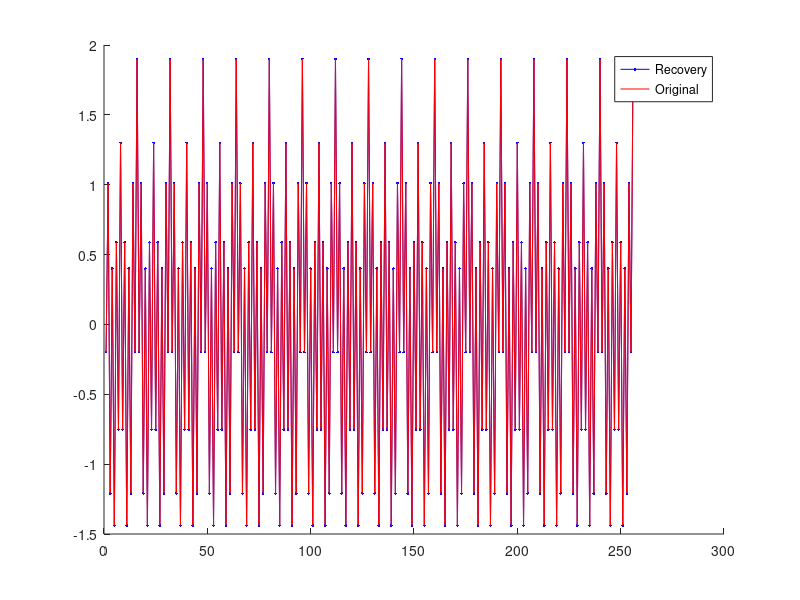

Write the MATLAB code that produced this figure.
%  1-D Orthogonal Matching Pursuit
%  meaturement M>=K*log(N/K), K is sparsity, N is signal length
% [redacted]
% [redacted]

clc;clear

% Generate Signal
K=7;        
N=256;   
M=64;     % M>=K*log(N/K), > 40
f1=50;    
f2=100;   
f3=200;   
f4=400;     
fs=800;   %  sampling rate
ts=1/fs;  %  sampling interval
Ts=1:N;  
x=0.3*cos(2*pi*f1*Ts*ts)+0.6*cos(2*pi*f2*Ts*ts)+0.1*cos(2*pi*f3*Ts*ts)+0.9*cos(2*pi*f4*Ts*ts);  %  Full signal

%%  2. Sampling Matrix
Phi=randn(M,N);                  %  Guassian Matrix
s=Phi*x.';                       %  Observation 

%%  3. OMP Recovery
m=2*K;                           %  Iterative times (m>=K)
Psi=fft(eye(N,N))/sqrt(N);       %  DFT Matrix
T=Phi*Psi';                      %  Full Sensing Matrix

hat_xf=zeros(1,N);               %  Recovered Freq                     
Aug_t=[];                        %  Desired Index
r_n=s;                           %  Residue

for times=1:m;                                  
    % Find the index that solves the easy optimization problem 
    for col=1:N;                             %  All Inner Product
        product(col)=abs(T(:,col)'*r_n);            
    end
    [val,pos]=max(product);                  %  Position of Max Inner Product 
    
    % Augment the index set and the matrix of chosen atoms 
    Aug_t=[Aug_t,T(:,pos)];                  %  Expand the Desired Index
    T(:,pos)=zeros(M,1);                     %  For the selected index, next time I will not select it 

    % Solve a least squares problem 
    aug_y=(Aug_t'*Aug_t)^(-1)*Aug_t'*s;      %  LS Solution in Matrix Form

   % Calculate the new approximation and new residue
    r_n=s-Aug_t*aug_y;                           
    pos_array(times)=pos;                         
end
hat_xf(pos_array)=aug_y;                     %  Recover Freq
hat_x=real(Psi'*hat_xf.');                   %  Recover Time domain points by inverse DFT via the recovered freq

%%  4. Comparison of original data vs recovered data
figure(1);

hold on;
plot(hat_x,'b.-')                            %  recovered
plot(x,'r')                                  %  original
legend('Recovery','Original')

norm(hat_x.'-x)/norm(x)                      %  distance
